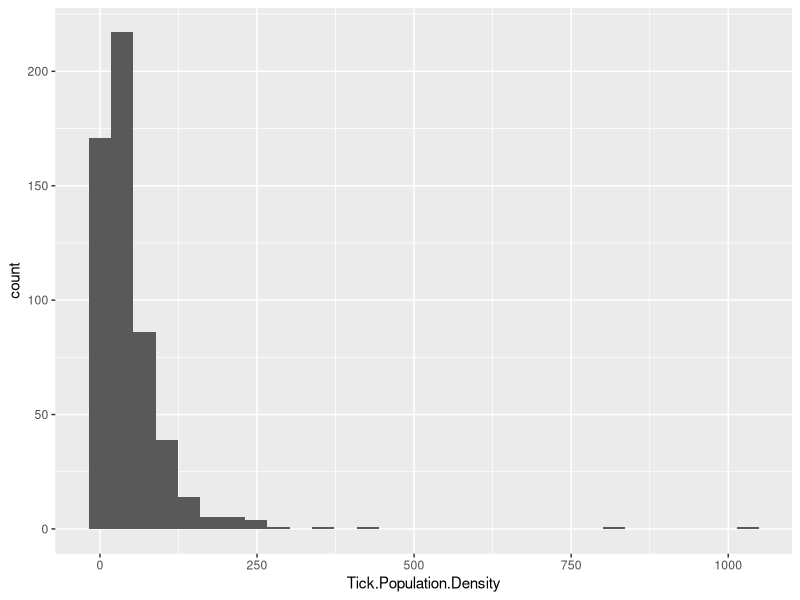
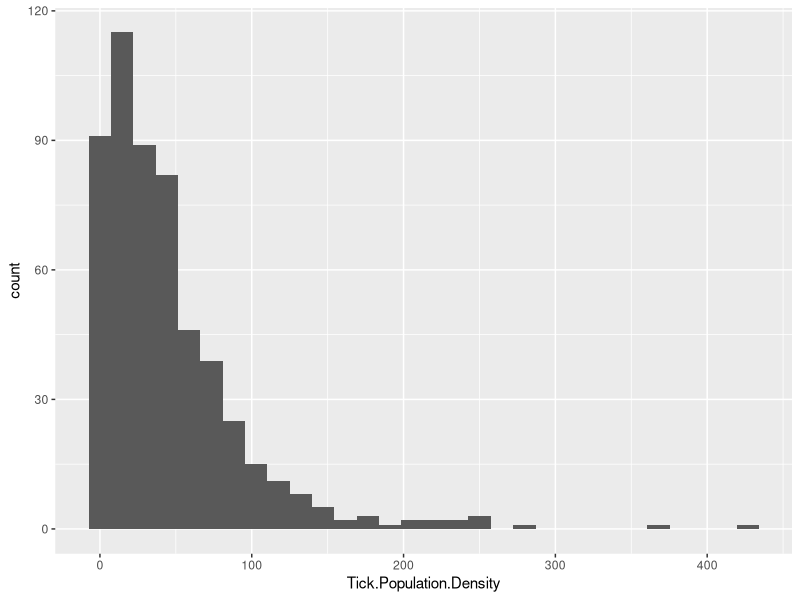
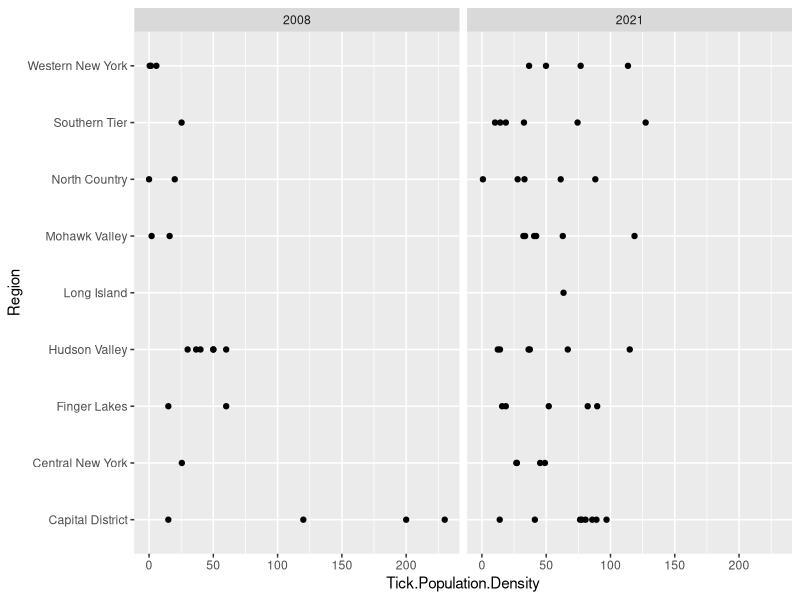
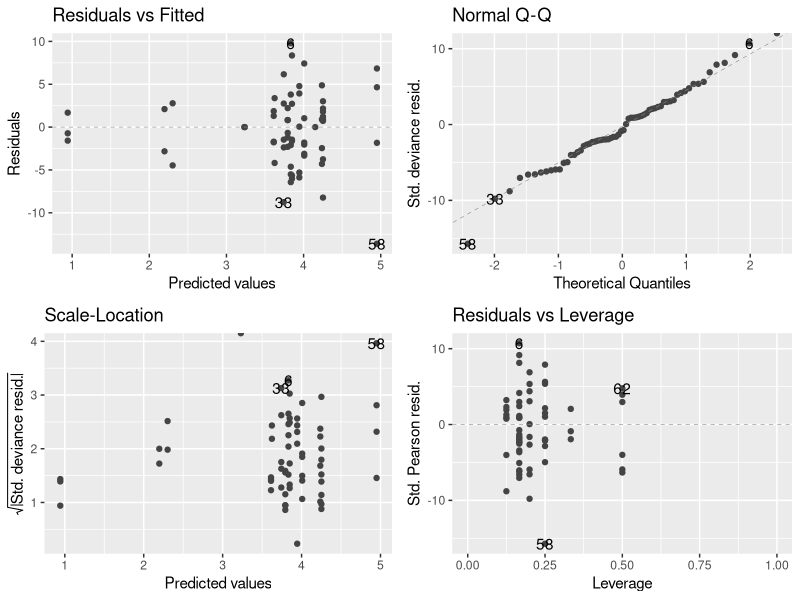
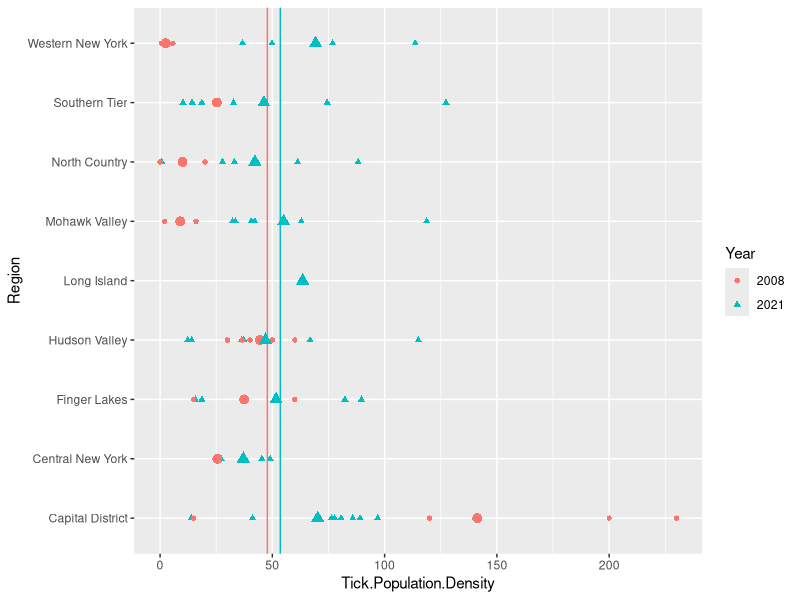
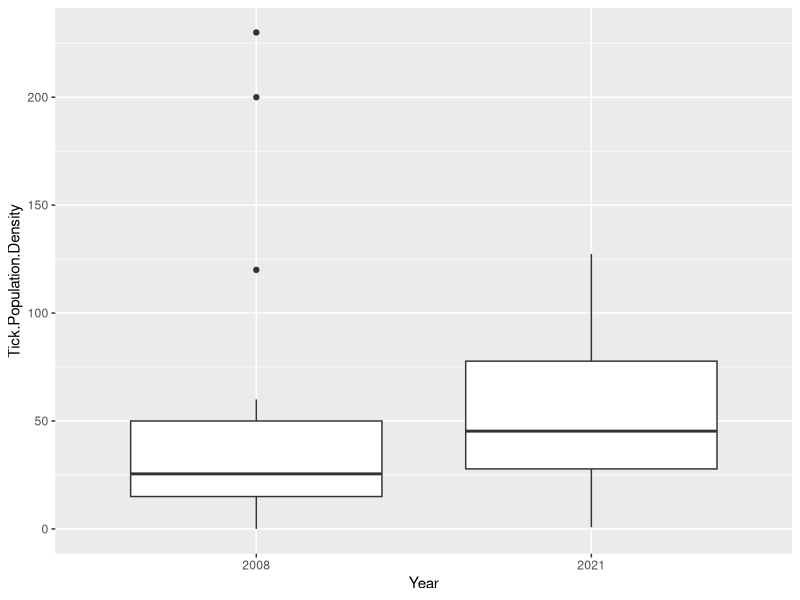
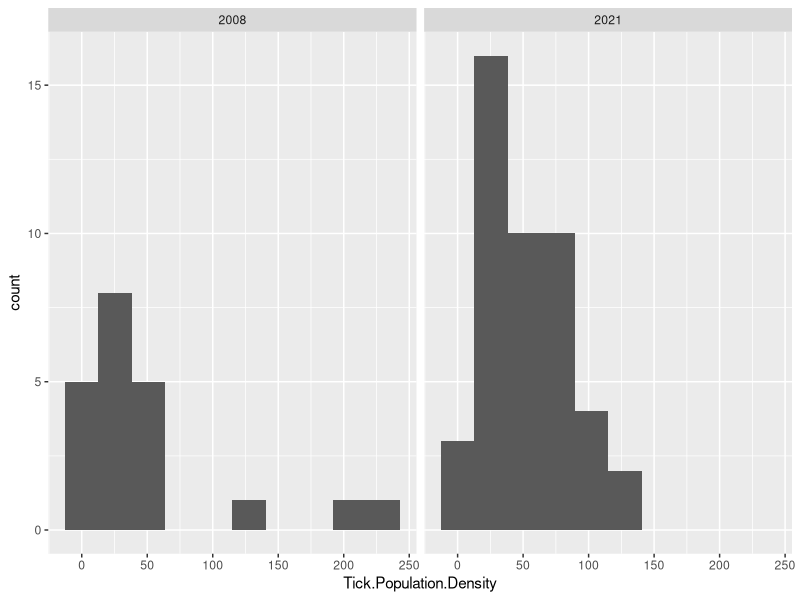
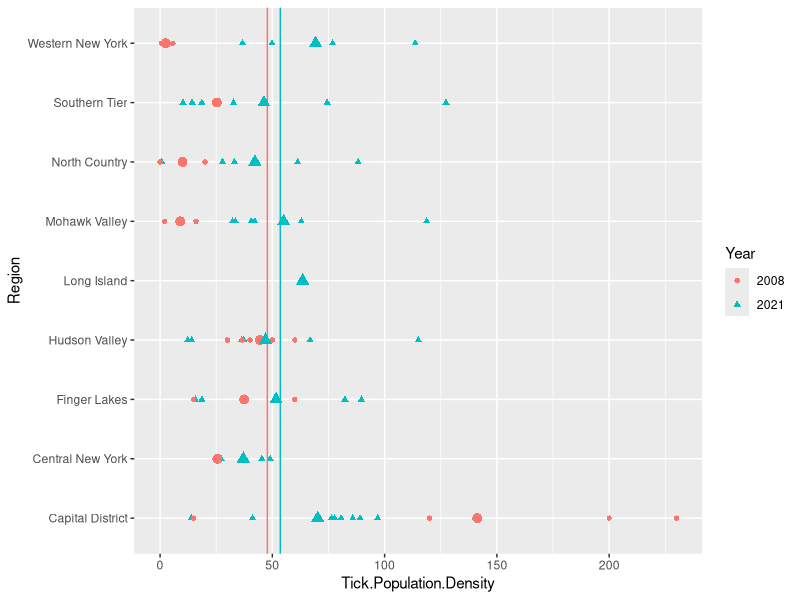

Here is the R script that generated these plots, in order:
## ---- chunk 1
knitr::opts_chunk$set(echo = TRUE, message=FALSE, warning=FALSE)
## ---- chunk 2
rm(list = ls())
library(tidyverse)
library(here)
library(ggfortify)
library(lubridate)
tick_adult <- read.csv(here("Data", "Deer_Tick_Surveillance__Adults__Oct_to_Dec__excluding_Powassan_virus__Beginning_2008.csv"))
## ---- chunk 3
head(tick_adult)
glimpse(tick_adult)
str(tick_adult)
## ---- chunk 4
tick_adult <- tick_adult %>% 
  rename(B.burgdorferi = "B..burgdorferi....",
         A.phagocytophilum = "A..phagocytophilum....",
         B.microti = "B..microti....",
         B.miyamotoi = "B..miyamotoi....") %>%
  mutate(County = as.factor(County),
         Year = as.factor(Year))
## ---- chunk 5
ggplot(data = tick_adult, aes(x = Tick.Population.Density)) +
  geom_histogram()
## ---- chunk 6
tick_adult <- tick_adult %>% filter(Tick.Population.Density < 750)
## ---- chunk 7
ggplot(data = tick_adult, aes(x = Tick.Population.Density)) +
  geom_histogram()
## ---- chunk 8
summary(tick_adult)
## ---- chunk 9
tick_adult_small <- tick_adult %>% filter(Year == "2008" | Year == "2021") %>% mutate(Region = case_when(
  County == "Suffolk" | County == "Nassau" ~ "Long Island",
  
  County == "Brooklyn" | County == "Bronx" | County == "Manhattan" | 
    County == "Staten Island" | County == "Queens" ~ "New York City",
  
  County == "Dutchess" | County == "Orange" | County == "Putnam" |
    County == "Rockland" | County == "Sullivan" | County == "Ulster" |
    County == "Westchester" ~ "Hudson Valley",
  
  County == "Niagara" | County == "Erie" | County == "Chautauqua" |
    County == "Cattaragus" | County == "Cattaraugus" | 
    County == "Allegany" ~ "Western New York",
  
  County == "Orleans" | County == "Genesee" | County == "Wyoming" |
    County == "Monroe" | County == "Livingston" | County == "Wayne" |
    County == "Ontario" | County == "Yates" | County == "Seneca" ~ "Finger Lakes",
  
  County == "Steuben" | County == "Schuyler" | County == "Chemung" | 
    County == "Tompkins" | County == "Tioga" | County == "Chenango" 
  | County == "Broome" | County == "Delaware" ~ "Southern Tier",
  
  County == "Cortland" | County == "Cayuga" | County == "Onondaga" | 
    County == "Oswego" | County == "Madison" ~ "Central New York",
  
  County == "St. Lawrence" | County == "St Lawrence" | County == "Lewis" | 
    County == "Jefferson" | County == "Hamilton" | County == "Essex" | 
    County == "Clinton" | County == "Franklin" ~ "North Country",
  
  County == "Oneida" | County == "Herkimer" | County == "Fulton" | 
    County == "Montgomery" | County == "Otsego" | 
    County == "Schoharie" ~ "Mohawk Valley",
  
  County == "Albany" | County == "Columbia" | County == "Greene" | 
    County == "Warren" | County == "Washington" | County == "Saratoga" | 
    County == "Schenectady" | County == "Rensselaer" ~ "Capital District"
))

tick_adult_total <- tick_adult_small %>% group_by(Region, Year) %>% summarise(total_density = sum(Tick.Population.Density))

tick_adult_total
## ---- chunk 10
ggplot(data = tick_adult_small, aes(x = Region, y = Tick.Population.Density)) +
  geom_point() +
  coord_flip() +
  facet_wrap(~Year)
## ---- chunk 11
full_mod <- glm(Tick.Population.Density ~ Region + Year + Region*Year, data = tick_adult_small, family = "poisson")
summary(full_mod)
autoplot(full_mod, smooth.colour = NA)
## ---- chunk 12
tick_adult_08 <- tick_adult_small %>% filter(Year == "2008")

tick_adult_08_mean <- tick_adult_08 %>% group_by(Year) %>% summarise(mean_density = mean(Tick.Population.Density))

tick_adult_08_region_mean <- tick_adult_08 %>% group_by(Year, Region) %>% summarise(mean_density = mean(Tick.Population.Density))

tick_adult_21 <- tick_adult_small %>% filter(Year == "2021")

tick_adult_21_mean <- tick_adult_21 %>% group_by(Year) %>% summarise(mean_density = mean(Tick.Population.Density))

tick_adult_21_region_mean <- tick_adult_21 %>% group_by(Year, Region) %>% summarise(mean_density = mean(Tick.Population.Density))
## ---- chunk 13
ggplot(data = tick_adult_small, aes(x = Tick.Population.Density, y = Region)) + 
  geom_point(aes(shape = Year, colour = Year)) +
  geom_vline(data = tick_adult_08_mean, aes(xintercept = mean_density), colour = "#F8766D") +
  geom_vline(data = tick_adult_21_mean, aes(xintercept = mean_density), colour = "#00BFC4") +
  geom_point(data = tick_adult_08_region_mean, aes(x = mean_density, y = Region), size = 3, shape = 16, colour = "#F8766D") +
  geom_point(data = tick_adult_21_region_mean, aes(x = mean_density, y = Region), size = 3, shape = 17, colour = "#00BFC4")
## ---- chunk 14
tick_adult_small %>% group_by(Year) %>% summarise(mean_density = mean(Tick.Population.Density, na.rm = T))
## ---- chunk 15
ggplot(data = tick_adult_small, aes(x = Year, y = Tick.Population.Density)) +
  geom_boxplot()

ggplot(data = tick_adult_small, aes(x = Tick.Population.Density)) +
  geom_histogram(bins = 10) +
  facet_wrap(~Year)
## ---- chunk 16
summary(full_mod)
## ---- chunk 17
tick_adult_08 <- tick_adult_small %>% filter(Year == "2008")

tick_adult_08_mean <- tick_adult_08 %>% group_by(Year) %>% summarise(mean_density = mean(Tick.Population.Density))

tick_adult_08_region_mean <- tick_adult_08 %>% group_by(Year, Region) %>% summarise(mean_density = mean(Tick.Population.Density))

tick_adult_21 <- tick_adult_small %>% filter(Year == "2021")

tick_adult_21_mean <- tick_adult_21 %>% group_by(Year) %>% summarise(mean_density = mean(Tick.Population.Density))

tick_adult_21_region_mean <- tick_adult_21 %>% group_by(Year, Region) %>% summarise(mean_density = mean(Tick.Population.Density))
## ---- chunk 18
ggplot(data = tick_adult_small, aes(x = Tick.Population.Density, y = Region)) + 
  geom_point(aes(shape = Year, colour = Year)) +
  geom_vline(data = tick_adult_08_mean, aes(xintercept = mean_density), colour = "#F8766D") +
  geom_vline(data = tick_adult_21_mean, aes(xintercept = mean_density), colour = "#00BFC4") +
  geom_point(data = tick_adult_08_region_mean, aes(x = mean_density, y = Region), size = 3, shape = 16, colour = "#F8766D") +
  geom_point(data = tick_adult_21_region_mean, aes(x = mean_density, y = Region), size = 3, shape = 17, colour = "#00BFC4")
## ---- chunk 19
ggplot(data = tick_adult_small, aes(x = Region, y = Tick.Population.Density)) +
  geom_col() +
  coord_flip()
## ---- chunk 20
summary(full_mod)
## ---- chunk 21
ggplot(data = tick_adult_small, aes(x = Tick.Population.Density, y = Region)) + 
  geom_point(aes(shape = Year, colour = Year)) +
  geom_vline(data = tick_adult_08_mean, aes(xintercept = mean_density), colour = "#F8766D") +
  geom_vline(data = tick_adult_21_mean, aes(xintercept = mean_density), colour = "#00BFC4") +
  geom_point(data = tick_adult_08_region_mean, aes(x = mean_density, y = Region), size = 3, shape = 16, colour = "#F8766D") +
  geom_point(data = tick_adult_21_region_mean, aes(x = mean_density, y = Region), size = 3, shape = 17, colour = "#00BFC4")
## ---- chunk 22
library(emmeans)
em <- emmeans(full_mod, "Region")
contrast(em, "pairwise", adjust = "Tukey")
## ---- chunk 23
ggplot(data = tick_adult_small, aes(x = B.burgdorferi)) +
  geom_histogram() +
  facet_wrap(~Year)
## ---- chunk 24
bburg_ttest <- t.test(B.burgdorferi ~ Year, data = tick_adult_small)

tick_adult_bburg_mean <- tick_adult_small %>% group_by(Year) %>% summarise(mean = mean(B.burgdorferi, na.rm=T))
ggplot(data = tick_adult_small, aes(x = Year, y = B.burgdorferi)) +
  geom_point() + 
  geom_point(data = tick_adult_bburg_mean, aes(x = Year, y = mean), colour = "red", size = 3) +
  facet_wrap(~Year)
## ---- chunk 25
ggplot(data = tick_adult_small, aes(x = A.phagocytophilum)) +
  geom_histogram() +
  facet_wrap(~Year)
## ---- chunk 26
aphago_ttest <- t.test(A.phagocytophilum ~ Year, data = tick_adult_small)
## ---- chunk 27
ggplot(data = tick_adult_small, aes(x = B.microti)) +
  geom_histogram() +
  facet_wrap(~Year)
## ---- chunk 28
bmicroti_ttest <- t.test(B.microti ~ Year, data = tick_adult_small)
tick_adult_microti_mean <- tick_adult_small %>% group_by(Year) %>% summarise(mean = mean(B.microti, na.rm=T))
ggplot(data = tick_adult_small, aes(x = Year, y = B.microti)) +
  geom_point() + 
  geom_point(data = tick_adult_microti_mean, aes(x = Year, y = mean), colour = "red", size = 3) +
  facet_wrap(~Year)
## ---- chunk 29
tick_adult_small2 <- tick_adult %>% filter(Year == "2015" | Year == "2021")
tick_adult_small2_mean <- tick_adult_small2 %>% group_by(Year) %>% summarise(mean = mean(B.miyamotoi, na.rm=T))
ggplot(data = tick_adult_small2, aes(x = B.miyamotoi)) +
  geom_histogram() +
  facet_wrap(~Year)

ggplot(data = tick_adult_small2, aes(x = Year, y = B.miyamotoi)) +
  geom_point() + 
  geom_point(data = tick_adult_small2_mean, aes(x = Year, y = mean), colour = "red") +
  facet_wrap(~Year)
## ---- chunk 30
bmiya_ttest <- t.test(B.miyamotoi ~ Year, data = tick_adult_small2)
